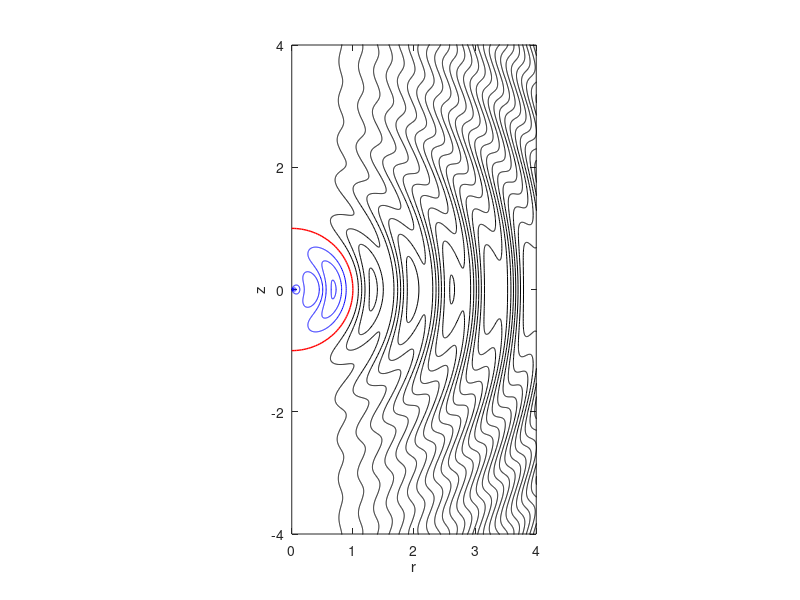

MATLAB code for this plot:
clear
close all

% Set Rossby number
  Ro = 0.1;

% Set number of sreamlines to plot in contour plot
% for inside and outside of Hill's vortex
  SLinside = 10;
  SLoutside = 54;

% In order to plot things as in Fig. 3 of Scase and Terry 
% we need to introduce angle theta relative to upward 
% z axis. 
% Define polar coordinate theta and specify how many values 
% to create. Number of angles is n.
p = pi;
n = 80;
theta = linspace(0,p,n);
sintheta = sin(theta);
costheta = cos(theta);
sinthetasquare = sintheta.^2;

%Calculate data for a circle of radius 1
 RadCirc = 1;
  for i = 1:n
    XCirc(i) = RadCirc * sintheta(i);
    YCirc(i) = RadCirc * costheta(i);
  end


%START - CALCULATE STREAMLINES FOR sigma LARGER THAN 1
% Defince sigma
m=1000;
    %Note: Changing value of m does not have (much) of an effect on
    %the streamline patterns, provided the value of m is large enough.
    %Try running it with very low values of m, say m=5, and then
    %increase values to something like m=1000 or m=10000.
    %
    %Note: Changing the values of sigmamin and sigmamax changes
    %the appearance of the plots a bit. What is probably the
    %most relevant thing affecting things is probably the difference
    %between sigmamax and sigmamin, and also the number of contour
    %lines plotted in the contour(....) command at bottom
sigmamin = 1.01;  
    %Note: It works with sigmamin can be set to values below
    %one. What one gets is streamlines extending around the circle
    % for vortex.
sigmamax = 6.01;
sigma = linspace(sigmamin,sigmamax,m);
sigmasquare = sigma.^2;
sigmamin1 =sigma - 1;

% Calculate f(sigma)
Term_1 = -1*(1/2)* sigmasquare;
Fac_1 = (1/2)*1./sigma;
Arg = (sigma - 1)/Ro;
Term_2 =  sigma.*cos(Arg);
Term_3 = Ro * sin(Arg);
Brack = Term_2 - Term_3;
f = Term_1 + Fac_1 .* Brack;


%Calculate the z coordinate for each f
for j = 1:m          %Note: m = number of radial points
   for i = 1:n       %Note: n = number of angles
     z(i,j) = costheta(i)*sigma(j);
     r(i,j) = sintheta(i)* sigma(j);
     Psi(i,j) = f(j)*sinthetasquare(i);
   end    
end
%End - CALCULATE STREAMLINES FOR sigma > 1



%START - CALCULATE STREAMLINES FOR sigma SMALLER THAN 1
% That is inside the Hills vortex. To do this I simply copied over
% the block from above for sigma larger than 1 and then I put a 
% capital I infront of all variables to indicate it is for the Inner 
% bit of the vortex.
%
% Note: I cannot get the streamline shape inside the vortex the same was
% as it looks in Fig. 3 of Scase & Terry. No idea why.... I cannot really
% have a mistake in the code since I get the outside field OK and I have
% only copied the block for outside field over and changed the variable
% names by putting an I in front of each one. So, the formula for 
% f(sigma) has remained unchanged.  Also note that
% I had the same qualitative difference in yesterday's version of the code
% Where I calculated all in one go from sigmamin = 0.01 to sigmamax.

% Defince sigma
Im=1000;
Isigmamin = 0.01;
Isigmamax = 1.00;
Isigma = linspace(Isigmamin,Isigmamax,Im);
Isigmasquare = Isigma.^2;
Isigmamin1 =Isigma - 1;

% Calculate f(sigma)
ITerm_1 = -1*(1/2)* Isigmasquare;
IFac_1 = (1/2)*1./Isigma;
IArg = (Isigma - 1)/Ro;
ITerm_2 =  Isigma.*cos(IArg);
ITerm_3 = Ro * sin(IArg);
IBrack = ITerm_2 - ITerm_3;
If = ITerm_1 + IFac_1 .* IBrack;


%Calculate the z coordinate for each f
for j = 1:Im          %Note: m = number of radial points
   for i = 1:n       %Note: n = number of angles
     Iz(i,j) = costheta(i)*Isigma(j);
     Ir(i,j) = sintheta(i)* Isigma(j);
     IPsi(i,j) = If(j)*sinthetasquare(i);
   end    
end
%End - CALCULATE STREAMLINES FOR sigma > 1


%surf(r,z,Psi)
figure
hold on
box on
%Plot circle of radius 1
 plot(XCirc, YCirc,'r-','linewidth',1);

%Plot Steeamlines for sigma LARGE than 1
 contour(r,z,Psi,SLoutside,'k-')
 
 %Plot Steeamlines for sigma SMALLER than 1
 contour(Ir,Iz,IPsi,SLinside,'b-')

 %Define physical aspect ratio of figure
 pbaspect([1 2 1])

%Set axis limits
 xlim([0, 4])
 ylim([-4,4])
 %zlim([-3, 3])
 
%Define axis labels
 xlabel('r')
 ylabel('z')
 zlabel('f')
    
 
